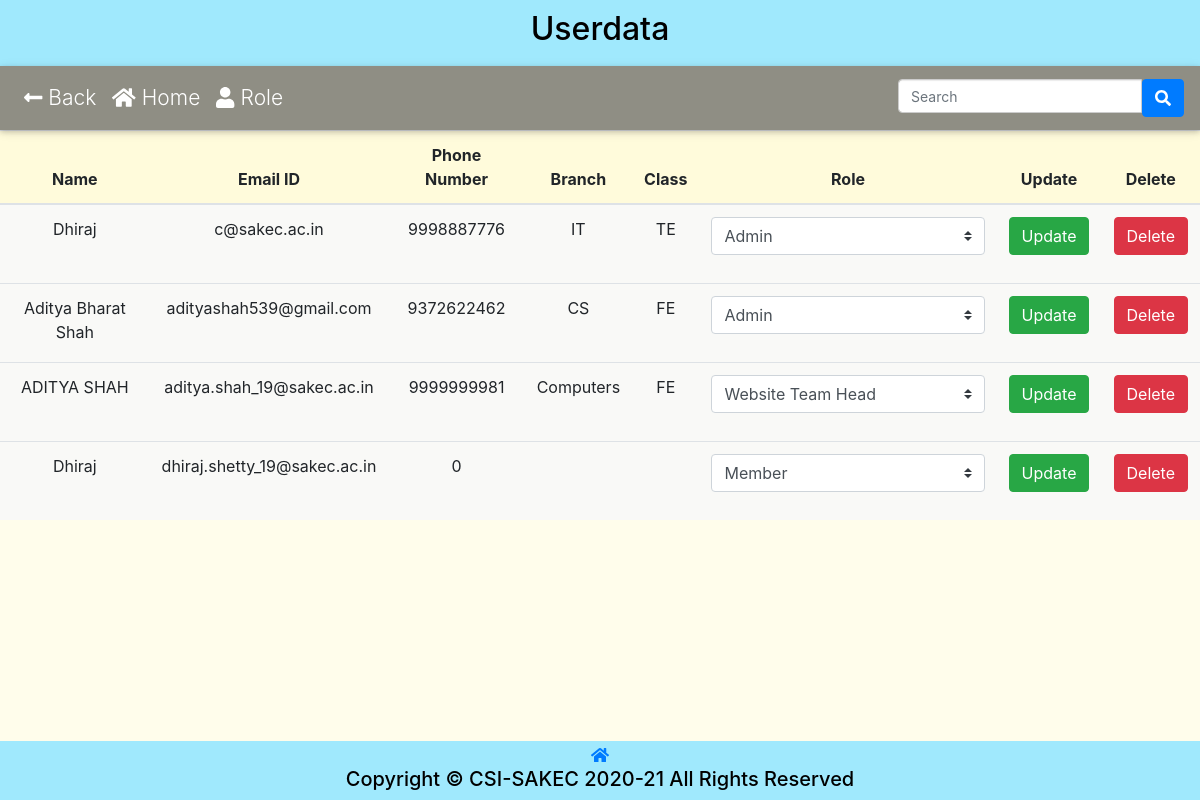
The page /Userdata/database.php (signed in) on the database as committed earlier.
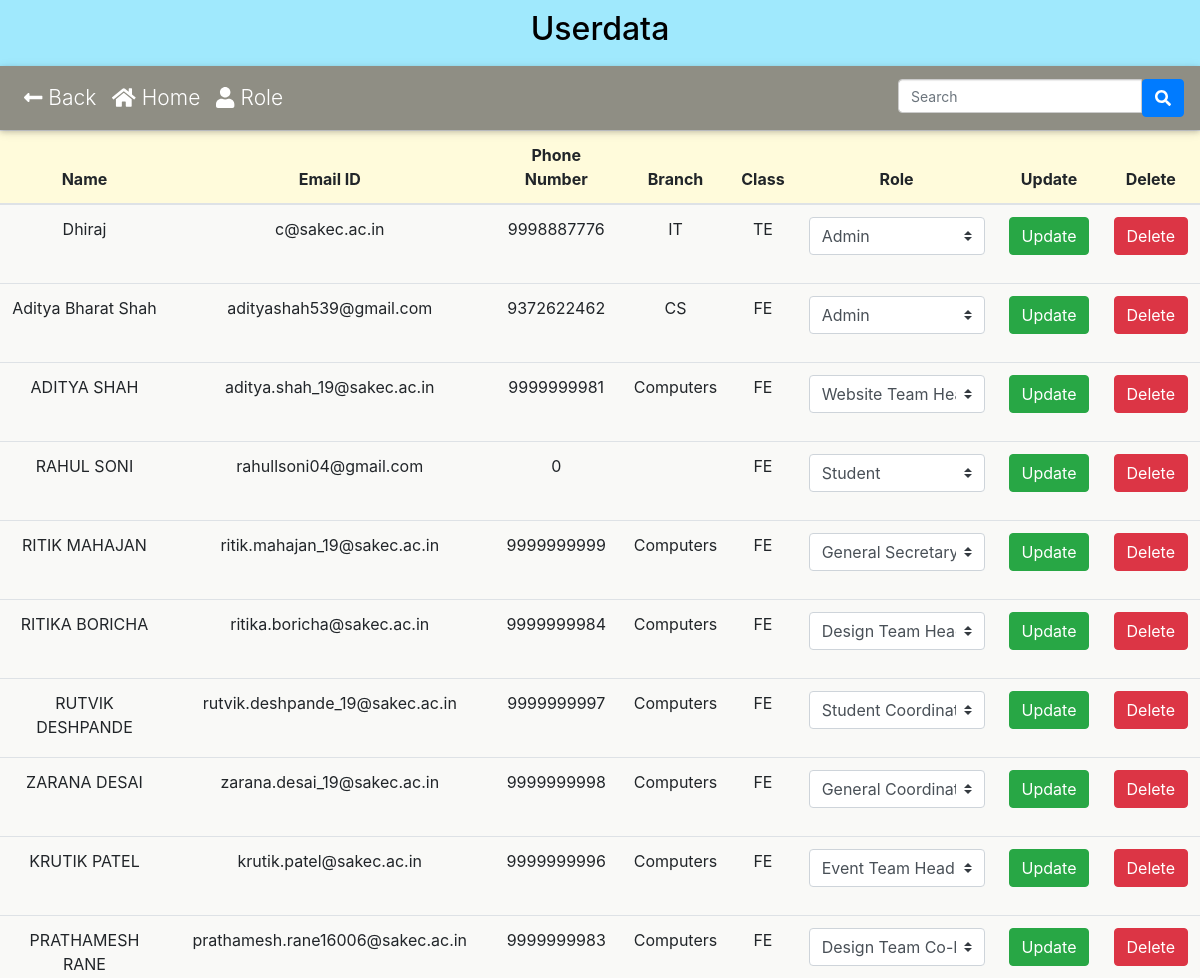
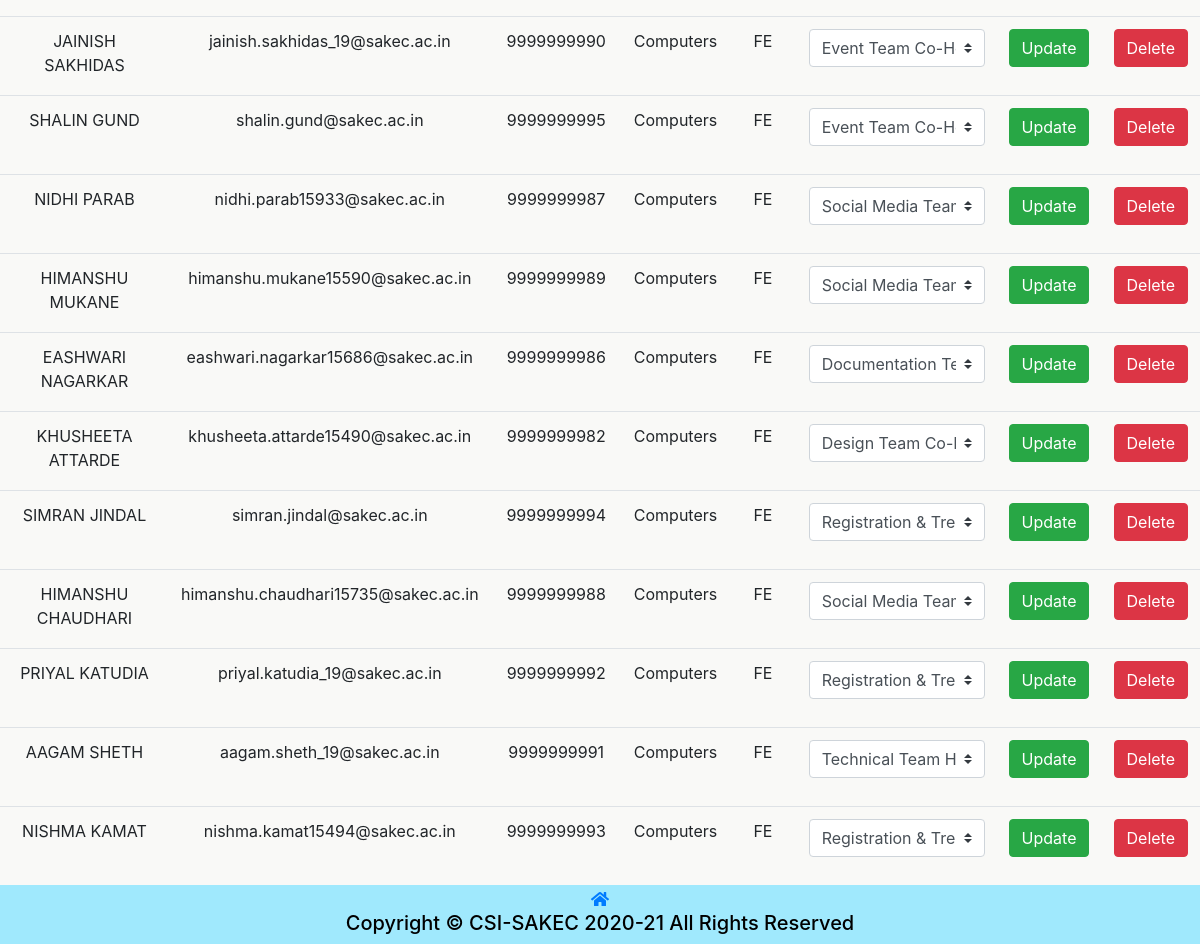
The same page on the database as committed later (2 pictures, top to bottom).
### tables this page shows
CREATE TABLE `csi_userdata` (
  `id` int(11) NOT NULL,
  `name` varchar(255) NOT NULL,
  `year` varchar(5) NOT NULL,
  `division` varchar(10) DEFAULT NULL,
  `rollNo` int(10) DEFAULT NULL,
  `emailID` varchar(50) NOT NULL,
  `phonenumber` bigint(10) NOT NULL,
  `branch` varchar(10) NOT NULL,
  `role` int(15) NOT NULL,
  `gender` varchar(10) NOT NULL,
  `organization` varchar(255) NOT NULL DEFAULT 'sakec'
);

CREATE TABLE `csi_role` (
  `id` int(11) NOT NULL,
  `role_name` varchar(256) NOT NULL,
  `main_page_edit` tinyint(4) NOT NULL DEFAULT 0,
  `user_data` tinyint(4) NOT NULL DEFAULT 0,
  `role` tinyint(4) NOT NULL DEFAULT 0,
  `add_event` tinyint(4) NOT NULL DEFAULT 0,
  `budget` tinyint(4) NOT NULL DEFAULT 0,
  `manage_event` tinyint(4) NOT NULL DEFAULT 0,
  `edit_attendance` tinyint(4) NOT NULL DEFAULT 0,
  `permission_letter` tinyint(4) NOT NULL DEFAULT 0,
  `report` tinyint(4) NOT NULL DEFAULT 0,
  `confirm_event_registration` tinyint(4) NOT NULL DEFAULT 0,
  `content_repository` tinyint(4) NOT NULL DEFAULT 0,
  `feedback_response` tinyint(4) NOT NULL DEFAULT 0,
  `query` tinyint(4) NOT NULL DEFAULT 0,
  `reply_log` tinyint(4) NOT NULL DEFAULT 0,
  `audit` tinyint(4) NOT NULL DEFAULT 0,
  `confirm_membership` tinyint(4) NOT NULL DEFAULT 0
);

### config.php (called while the page is built, shortened)
<?php
    $conn = mysqli_connect(DB_SERVER, DB_USERNAME, DB_PASSWORD, DB_NAME);
    function execute($sql){
        global $conn;
        return mysqli_query($conn, $sql);
    }
    function getValue($sql){
        return mysqli_fetch_assoc(execute($sql));
    }
?>

### Userdata/database.php (the view, shortened to what the changed rows need)
<!DOCTYPE html>
<html lang="en">
<head>
    <link rel="stylesheet" href="../plugins/bootstrap-4.6.0-dist/css/bootstrap.min.css">
    <link rel="stylesheet" href="../css/membership.css?v=<?php echo time(); ?>">
    <?php
    require_once "../config.php";
    $access=NULL;
    if(isset($_SESSION["role_id"])){
        $role_id = $_SESSION["role_id"];
        $access = getValue("SELECT * FROM `csi_role` WHERE `csi_role`.`id`=$role_id");
    }
    ?>
</head>
<body>
    <header><h2 style="text-align: center;">Userdata</h2></header>
    <table class="table" id="myTable">
        <thead class="table-head">
            <tr>
                <th>Name</th>
                <th>Email ID</th>
                <th>Phone Number</th>
                <th>Branch</th>
                <th>Class</th>
                <th>Role</th>
                <th>Update</th>
                <th>Delete</th>
            </tr>
        </thead>
        <tbody>
            <div  class="table-content" style="font-size: large;">
                <?php
                if (isset($_SESSION['email'])) {
                    if($access['user_data']== '1'){
                        $result = execute("SELECT `role_name` FROM `csi_role`");
                        $roles = array();
                        while ($row = mysqli_fetch_assoc($result)) {
                            $roles[] = $row['role_name'];
                        }
                        $query = execute("SELECT `csi_userdata`.`id`,`name`,`emailID`,`phonenumber`,`branch`,`year`,`role_name` FROM `csi_userdata`
                                        INNER JOIN `csi_role`
                                        ON `csi_userdata`.`role`=`csi_role`.`id`");
                        if (mysqli_num_rows($query) > 0) {
                            $index=0;
                            while ($row = mysqli_fetch_assoc($query)) {
                                $index++;
                ?>
                                <tr>
                                    <td><?php echo $row['name']; ?></td>
                                    <td><?php echo $row['emailID']; ?></td>
                                    <td><?php echo $row['phonenumber']; ?></td>
                                    <td><?php echo $row['branch']; ?></td>
                                    <td><?php echo $row['year']; ?></td>
                                    <form action="<?php echo htmlspecialchars($_SERVER["PHP_SELF"]); ?>" method="post">
                                        <td>
                                            <select name="role" id="<?php echo "role".$index; ?>" class="custom-select mb-3">
                                                <?php
                                                foreach ($roles as $role) {
                                                    if ($row['role_name'] == $role) {
                                                        echo ' <option value="' . $role . '" selected >' . ucfirst($role) . '</option>';
                                                    } else {
                                                        echo ' <option value="' . $role . '">' . ucfirst($role) . '</option>';
                                                    }
                                                }
                                                ?>
                                            </select>
                                        </td>
                                        <td>
                                            <button type="submit" name="edit_btn" class="btn btn-success"> Update </button>
                                        </td>
                                    </form>
                                    <td>
                                        <form action="<?php echo htmlspecialchars($_SERVER["PHP_SELF"]); ?>" method="post">
                                            <button type="submit" name="delete_btn" class="btn btn-danger"> Delete</button>
                                        </form>
                                    </td>
                                </tr>
                <?php
                            }
                        } else {
                            echo "<td>No Record Found.</td><td/><td/><td/><td/><td/><td/><td/><td/>";
                        }
                    } else {
                        header("location:../index.php");
                    }
                } else {
                    header("../Login/login.php?notlogin=true");
                }
                ?>
            </div>
        </tbody>
    </table>
</body>
</html>

Rows that differ between the two databases and show on the page:
changed csi_userdata: name "Dhiraj" → "RAHUL SONI"; emailID "dhiraj.shetty_19@sakec.ac.in" → "rahullsoni04@gmail.com"; year (not shown) → "FE"; role "Member" → "Student"
added csi_userdata: name "RITIK MAHAJAN", emailID "ritik.mahajan_19@sakec.ac.in", phonenumber "9999999999", branch "Computers", year "FE", role "General Secretary"
added csi_userdata: name "RITIKA BORICHA", emailID "ritika.boricha@sakec.ac.in", phonenumber "9999999984", branch "Computers", year "FE", role "Design Team Head"
added csi_userdata: name "RUTVIK DESHPANDE", emailID "rutvik.deshpande_19@sakec.ac.in", phonenumber "9999999997", branch "Computers", year "FE", role "Student Coordinator"
added csi_userdata: name "ZARANA DESAI", emailID "zarana.desai_19@sakec.ac.in", phonenumber "9999999998", branch "Computers", year "FE", role "General Coordinator"
added csi_userdata: name "KRUTIK PATEL", emailID "krutik.patel@sakec.ac.in", phonenumber "9999999996", branch "Computers", year "FE", role "Event Team Head"
added csi_userdata: name "PRATHAMESH RANE", emailID "prathamesh.rane16006@sakec.ac.in", phonenumber "9999999983", branch "Computers", year "FE", role "Design Team Co-Head"
added csi_userdata: name "JAINISH SAKHIDAS", emailID "jainish.sakhidas_19@sakec.ac.in", phonenumber "9999999990", branch "Computers", year "FE", role "Event Team Co-Head"
added csi_userdata: name "SHALIN GUND", emailID "shalin.gund@sakec.ac.in", phonenumber "9999999995", branch "Computers", year "FE", role "Event Team Co-Head"
added csi_userdata: name "NIDHI PARAB", emailID "nidhi.parab15933@sakec.ac.in", phonenumber "9999999987", branch "Computers", year "FE", role "Social Media Team Co-Head"
added csi_userdata: name "HIMANSHU MUKANE", emailID "himanshu.mukane15590@sakec.ac.in", phonenumber "9999999989", branch "Computers", year "FE", role "Social Media Team Head"
added csi_userdata: name "EASHWARI NAGARKAR", emailID "eashwari.nagarkar15686@sakec.ac.in", phonenumber "9999999986", branch "Computers", year "FE", role "Documentation Team Head"
added csi_userdata: name "KHUSHEETA ATTARDE", emailID "khusheeta.attarde15490@sakec.ac.in", phonenumber "9999999982", branch "Computers", year "FE", role "Design Team Co-Head"
added csi_userdata: name "SIMRAN JINDAL", emailID "simran.jindal@sakec.ac.in", phonenumber "9999999994", branch "Computers", year "FE", role "Registration & Treasure Team Head"
added csi_userdata: name "HIMANSHU CHAUDHARI", emailID "himanshu.chaudhari15735@sakec.ac.in", phonenumber "9999999988", branch "Computers", year "FE", role "Social Media Team Co-Head"
added csi_userdata: name "PRIYAL KATUDIA", emailID "priyal.katudia_19@sakec.ac.in", phonenumber "9999999992", branch "Computers", year "FE", role "Registration & Treasure Team Head"
added csi_userdata: name "AAGAM SHETH", emailID "aagam.sheth_19@sakec.ac.in", phonenumber "9999999991", branch "Computers", year "FE", role "Technical Team Head"
added csi_userdata: name "NISHMA KAMAT", emailID "nishma.kamat15494@sakec.ac.in", phonenumber "9999999993", branch "Computers", year "FE", role "Registration & Treasure Team Co-Head"
